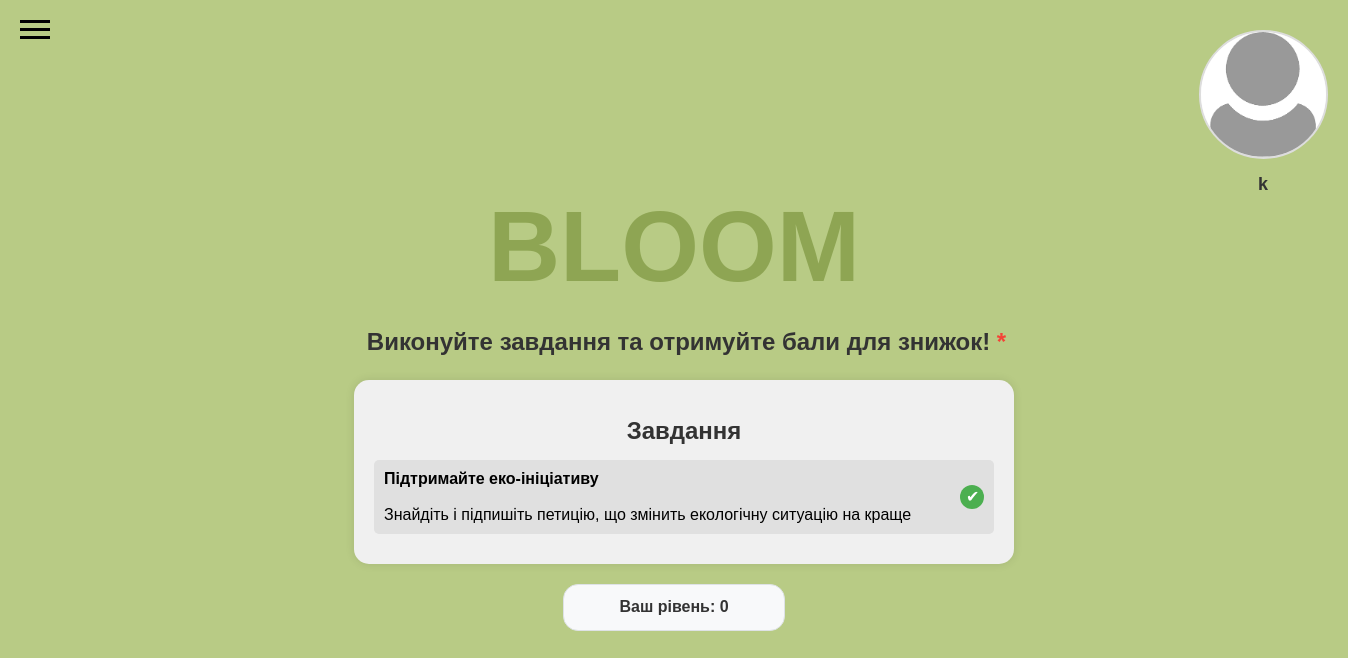
Screenshot of /homepage/ (signed in) with the database file from the repository.
### profiles/models.py (models this page shows)
class Profile(models.Model):
    user = models.OneToOneField(User, on_delete=models.CASCADE)
    avatar = models.ImageField(upload_to='avatars/', default='avatars/default.png')
    level = models.IntegerField(default=0)
    points_balance = models.IntegerField(default=0)
    completed_tasks_count = models.IntegerField(default=0)

### usertasks/models.py (models this page shows, shortened)
class TaskStatus(models.Model):
    task = models.ForeignKey(Task, on_delete=models.CASCADE)
    completed = models.BooleanField(default=False)
    user = models.ForeignKey(User, on_delete=models.CASCADE)
    selected = models.BooleanField(default=False)

class Task(models.Model):
    title = models.CharField(max_length=255)
    description = models.TextField()

### usertasks/views.py (the view)
# urls.py: path('homepage/', include('usertasks.urls')),
@login_required
def homepage(request):
    statuses = TaskStatus.objects.filter(user=request.user, selected=True)
    return render(request, 'tasks/index.html', {'statuses': statuses})

### templates/tasks/index.html (shortened to what this page needs)
<!DOCTYPE html>
{% load static %}
<html lang="en">
<head>
    <link rel="stylesheet" href="{% static 'tasks/css/homepage.css' %}">
    <link rel="stylesheet" href="{% static 'sidebar.css' %}">
    <link rel="stylesheet" href="{% static 'profile_btn.css' %}">
</head>
<body>
    {% include 'sidebar.html' %}
    {% include 'profile_btn.html' %}
    <div class="container">
        <h2>BLOOM</h2>
        <h3>Виконуйте завдання та отримуйте бали для знижок!
            <span class="tooltip">*
            </span>
        </h3>
        <div class="task">
            <h1>Завдання</h1>
            {% for status in statuses %}
                <div class="task-item {% if status.completed %}completed-task{% endif %}" id="task-{{ status.task.id }}">
                    <span class="task-text"><b>{{ status.task.title }}</b><br><br>{{ status.task.description }}</span>
                    <button class="complete-btn" data-task-id="{{ status.task.id }}">✔</button>
                </div>
            {% empty %}
                <p>No tasks available.</p>
            {% endfor %}
        </div>
        <div class="user-level">
            <p>Ваш рівень: {{ user.profile.level }}</p>
        </div>
    </div>
</body>
</html>

### templates/profile_btn.html
{% load static %}
<a href="{% url 'profile' %}">
    <div class="profile-container">
        <div class="profile-icon-container">
            <img src="{% if user.profile.avatar %}{{ user.profile.avatar.url }}{% else %}{% static 'images/default-avatar.png' %}{% endif %}" alt="Profile Icon" class="profile-icon">
        </div>
        <div class="profile-username-container">
            <span class="profile-username">{{ user.username }}</span>
        </div>
    </div>
</a>

### static/tasks/css/homepage.css (style rules this page uses)
body { background-color: #B8CB85; font-family: Arial, sans-serif; display: flex; flex-direction: column; justify-content: center; align-items: center; height: 100vh; margin: 0; position: relative; }
.task { background-color: #f0f0f0; border-radius: 15px; padding: 20px; box-shadow: 0 0 10px rgba(0, 0, 0, 0.1); margin-left: 20px; }
h2 { font-size: 100px; color: #8EA553; text-align: center; font-weight: bold; margin-bottom: 20px; margin-top: 20px; }
h3 { font-size: 24px; color: #333; margin-bottom: 24px; margin-left: 25px; text-align: center; }
h1 { font-size: 24px; color: #333; margin-bottom: 15px; text-align: center; }
.task-item { display: flex; justify-content: space-between; align-items: center; background-color: #e0e0e0; border-radius: 20px; padding: 10px 20px; margin-bottom: 10px; width: 600px; }
.task-text { flex-grow: 1; margin-right: 10px; white-space: normal; word-break: break-word; }
button { width: 24px; height: 24px; border: none; border-radius: 50%; cursor: pointer; color: white; font-size: 16px; }
.complete-btn { background-color: #4caf50; }
.user-level { display: flex; background-color: #b8cb85; padding: 10px 20px; border-radius: 20px; text-align: center; color: #333; font-weight: bold; margin-top: 10px; width: 200px; justify-content: center; align-items: center; height: 25px; margin-left: auto; margin-right: auto; }
.task-item { transition: background-color 0.3s; padding: 10px; border-radius: 5px; margin-bottom: 10px; }
.user-level { margin-top: 20px; padding: 10px; text-align: center; background-color: #f8f9fa; border: 1px solid #dee2e6; border-radius: 15px; }
.tooltip { text-align: left; position: relative; display: inline-block; cursor: pointer; color: #f44336; }

### static/profile_btn.css (style rules this page uses)
.profile-container { display: flex; flex-direction: column; align-items: center; width: 150px; height: auto; margin-left: auto; margin-right: 0; margin-top: 20px; position: fixed; top: 10px; right: 10px; z-index: 200; }
.profile-icon-container { width: 125px; height: 125px; border-radius: 50%; overflow: hidden; border: 2px solid #ddd; display: flex; justify-content: center; align-items: center; background-color: #f4f4f4; margin-bottom: 10px; }
.profile-icon { width: 100%; height: 100%; object-fit: cover; }
.profile-username-container { margin-top: 5px; text-align: center; }
.profile-username { font-size: 18px; color: #333; font-weight: bold; margin: 0; }

### rows the page displays
TaskStatus: task "Підтримайте еко-ініціативу", task.description "Знайдіть і підпишіть петицію, що змінить екологічну ситуацію на краще"

### other values shown
{{ user.username }} "k"
{{ user.profile.level }} "0"
